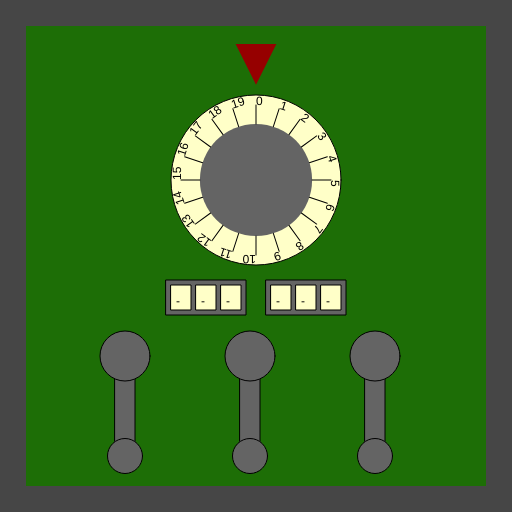
Frame 1 (no input)
Frame 60 (no input): identical to frame 1, image omitted
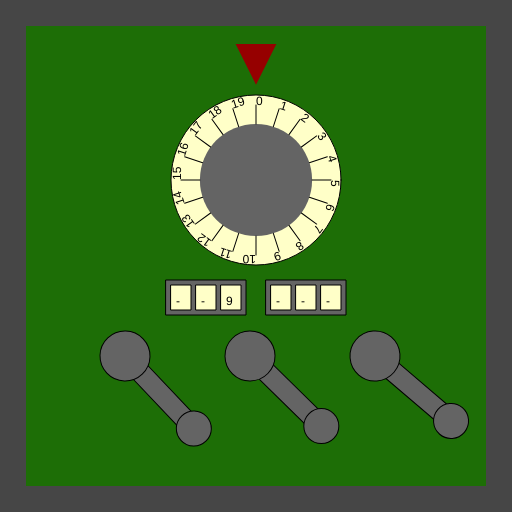
Frame 120 (the mouse pressed at the canvas centre since frame 60)

The p5.js sketch that drew these frames (run headless with seeded random() and noise() and a simulated clock; from frame 60 on, the mouse is pressed at the canvas centre):

// p5.js sketch
// ── sketch.js
/*

CaseNum: 303-3
Case 303 - The Case of the Crooked Attorney

Stage 4 - The Courthouse

Torvalds has his final safe in his courthouse chambers. Luckily there is a court case proceeding.
You can sneak into his chambers whilst he makes his closing statement.

Crack the safe by doing the following:

	When any key is released:
	- Use the 'random' function to produce random values ranging from 5 to 19.
	- Assign the output to classifiedLockerValueA

	When the mouse button is pressed:
	- Use the 'map' function to scale mouseY to values ranging from 3 to 15.
	- Assign the output to classifiedLockerValueB

	When any key is pressed:
	- Make classifiedLockerValueC equal to the value of 'keyCode'

	When the mouse button is pressed:
	- Use the 'map' function to scale mouseY to values ranging from 11 to 76.
	- Assign the output to classifiedLockerValueD

	When the mouse button is pressed:
	- Use the 'map' function to scale mouseY to values ranging from 14 to 77.
	- Assign the output to classifiedLockerValueE

	When the mouse button is pressed:
	- Use the 'map' function to scale mouseY to values ranging from 20 to 79.
	- Assign the output to classifiedLockerValueF



This time you'll need to create the relevant event handlers yourself.

There are many possible ways of investigating this case, but you
should use ONLY the following commands:

	- The assignment operator aka. the equals sign !
	- mouseX, mouseY
	- key, keyCode
	- random
	- map

*/

//declare the variables

var classifiedLockerValueA;
var classifiedLockerValueB;
var classifiedLockerValueC;
var classifiedLockerValueD;
var classifiedLockerValueE;
var classifiedLockerValueF;


function preload()
{
	//IMAGES WILL BE LOADED HERE

}

function setup()
{
	createCanvas(512,512);

	//initialise the variables
	classifiedLockerValueA = 0;
	classifiedLockerValueB = "";
	classifiedLockerValueC = "";
	classifiedLockerValueD = 0;
	classifiedLockerValueE = 0;
	classifiedLockerValueF = 0;

}

///////////////////EVENT HANDLERS///////////////////

//Create event handlers here to open the safe ...
function keyReleased()
{
	classifiedLockerValueA = random(5,19)
}

function mousePressed()
{
	classifiedLockerValueB = map(mouseY, 0, width, 3, 15)

	classifiedLockerValueD = map(mouseY, 0, width, 11, 76)

	classifiedLockerValueE = map(mouseY, 0, width, 14, 77)

	classifiedLockerValueF = map(mouseY, 0, width, 20, 79)
}

function keyPressed()
{
	classifiedLockerValueC = keyCode
}





///////////////DO NOT CHANGE CODE BELOW THIS POINT///////////////////

function draw()
{

	//Draw the safe door
	background(70);
	noStroke();
	fill(29,110,6);
	rect(26,26,width-52,width-52);

	//Draw the combination dial
	push();
	translate(256,180);
	drawDial(170,classifiedLockerValueA,20);
	pop();

	//Draw the spinners
	push();
	translate(206,280);
	drawSpinner(3, classifiedLockerValueB);
	pop();

	push();
	translate(306,280);
	drawSpinner(3, classifiedLockerValueC);
	pop();

	//Draw the levers
	push();
	translate(125,356);
	drawLever(classifiedLockerValueD);
	pop();

	push();
	translate(250,356);
	drawLever(classifiedLockerValueE);
	pop();

	push();
	translate(375,356);
	drawLever(classifiedLockerValueF);
	pop();

}

function drawDial(diameter,num,maxNum)
{
	//the combination lock

	var r = diameter * 0.5;
	var p = r * 0.6;

	stroke(0);
	fill(255,255,200);
	ellipse(0,0,diameter,diameter);
	fill(100);
	noStroke();
	ellipse(0,0,diameter*0.66,diameter*0.66);
	fill(150,0,0);
	triangle(
		-p * 0.4,-r-p,
		p * 0.4,-r-p,
		0,-r-p/5
	);

	noStroke();

	push();
	var inc = 360/maxNum;

	rotate(radians(-num * inc));
	for(var i = 0; i < maxNum; i++)
	{
		push();
		rotate(radians(i * inc));
		stroke(0);
		line(0,-r*0.66,0,-(r-10));
		noStroke();
		fill(0);
		text(i,0,-(r-10));
		pop();
	}

	pop();
}

function drawLever(rot)
{
	push();
	rotate(radians(-rot))
	stroke(0);
	fill(100);
	rect(-10,0,20,100);
	ellipse(0,0,50,50);
	ellipse(0,100,35,35);
	pop();
}

function drawSpinner(numSpinners, val)
{
	var sw = 20;
	var ow = (sw + 5) * numSpinners + 5;
	stroke(0);
	fill(100);
	rect(-ow/2,0,ow,35);
	if(typeof(val) == "number")
	{
		val = floor(val).toString(); //convert to string
	}
	var d = numSpinners - val.length;

	for(var d = numSpinners - val.length; d > 0; d--)
	{
		val = "-" + val;
	}

	for(var i = 0; i < numSpinners; i++)
	{
		stroke(0);
		fill(255,255,200);
		rect(-ow/2 + i * (sw + 5) + 5,5,20,25);
		fill(0);
		noStroke();
		text(val[i],-ow/2 + sw/2 + i * (sw +5),25);
	}

}
